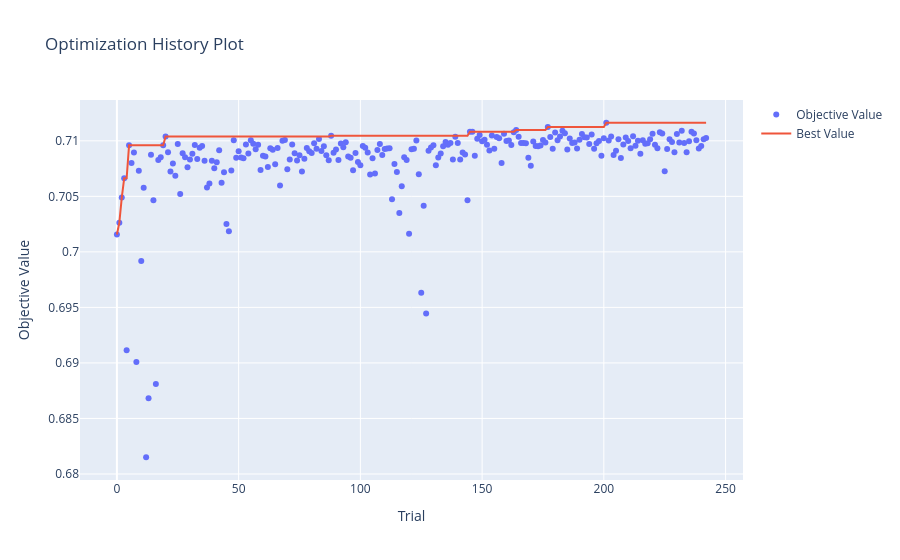
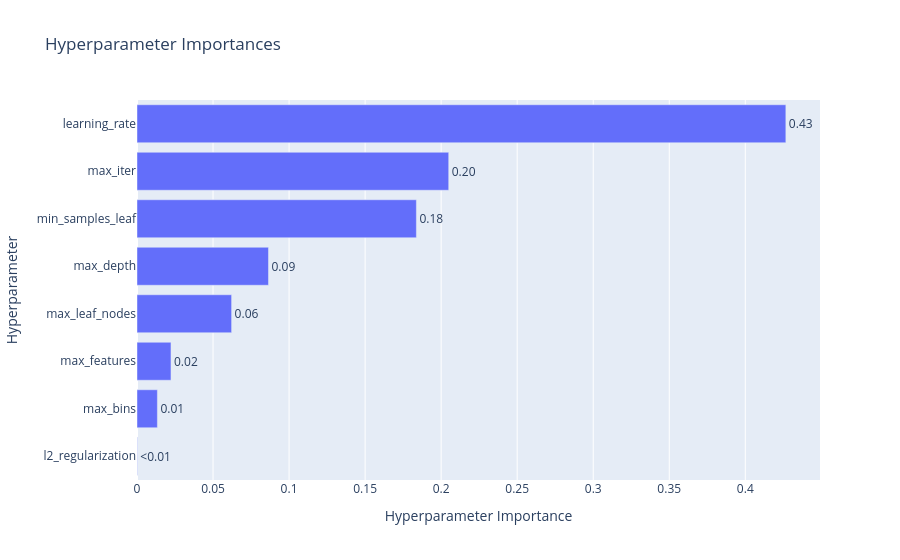

Source (notebook cell) for these figures, in order:
### Markdown cell above
### 100k

### Code cell
import optuna
import numpy as np
import warnings
from sklearn.metrics import roc_auc_score
from sklearn.model_selection import TimeSeriesSplit
from optuna.visualization import (
    plot_optimization_history, 
    plot_param_importances, 
    plot_parallel_coordinate
)
from optuna.samplers import TPESampler
from sklearn.ensemble import HistGradientBoostingClassifier
from sklearn.pipeline import make_pipeline


# Parameter tuning settings

timeout_seconds = 60*60*3
no_improvement_trials = 100

# Split the 100k dataset to evaluate on holdout after tuning

X_tuning = train_100k_X.head(80000)
y_tuning = train_100k_y_cat.head(80000)
X_val_holdout = train_100k_X.tail(20000)
y_val_holdout = train_100k_y_cat.tail(20000)

def objective_histgbm(trial):
    params = {
        "max_iter": trial.suggest_int("max_iter", 100, 1000), # Number of boosting rounds
        "learning_rate": trial.suggest_float("learning_rate", 0.001, 0.2, log=True), # Step size
        "max_depth": trial.suggest_int("max_depth", 2, 20), # Max tree depth
        "min_samples_leaf": trial.suggest_int("min_samples_leaf", 10, 500), # Min samples required in a leaf node
        "max_features": trial.suggest_float("max_features", 0.2, 1.0), # Number of features to consider when looking for the best split
        "max_leaf_nodes": trial.suggest_int("max_leaf_nodes", 5, 512), # Max leaf nodes in the tree
        "l2_regularization": trial.suggest_float("l2_regularization", 1e-5, 100.0, log=True), # L2 regularization term on weights
        "random_state": 42, # For reproducibility
        "verbose": 0, # No verbose output during training
        "max_bins": trial.suggest_int("max_bins", 63, 255), # Maximum number of bins to use for discretizing continuous features
        "class_weight": "balanced", # Adjust weights inversely proportional to class frequencies
    }

    full_pipeline = make_pipeline(
        numeric_preprocessor,
        HistGradientBoostingClassifier(**params)
    )
    
    tscv = TimeSeriesSplit(n_splits=5)
    cv_scores = []
    
    for train_idx, val_idx in tscv.split(X_tuning):
        X_tr, X_val = X_tuning.iloc[train_idx], X_tuning.iloc[val_idx]
        y_tr, y_val = y_tuning.iloc[train_idx], y_tuning.iloc[val_idx]
        
        with warnings.catch_warnings():
            warnings.simplefilter("ignore")
            full_pipeline.fit(X_tr, y_tr)
        
        preds = full_pipeline.predict_proba(X_val)[:, 1]
        cv_scores.append(roc_auc_score(y_val, preds))
        
    return np.mean(cv_scores)

def stop_optuna(study, trial): # Custom callback to stop optimization if no improvement in best AUC for a certain number of trials
    if study.best_trial.number + no_improvement_trials <= trial.number:
        print(f"\n[Early Stop] No improvement in {no_improvement_trials} trials. Stopping optimization.")
        study.stop()

study_histgbm = optuna.create_study(direction="maximize", sampler=TPESampler(seed=42))
study_histgbm.optimize(objective_histgbm, timeout=timeout_seconds, n_jobs=-1, callbacks=[stop_optuna])

print("\n" + "="*40)
print(f"BEST AUC: {study_histgbm.best_value:.4f}")
print("BEST PARAMETERS:")

print("best_params = {")
for k, v in study_histgbm.best_params.items():
    if isinstance(v, str):
        print(f'    "{k}": "{v}",')
    else:
        print(f'    "{k}": {v},')
print("}")

print("\n--- PARAMETER IMPORTANCE ---")
importances = optuna.importance.get_param_importances(study_histgbm)
for param, importance in importances.items():
    print(f"  {param:20}: {importance:.4f}")
print("="*40)


fig1 = plot_optimization_history(study_histgbm)
fig1.show()
    
fig2 = plot_param_importances(study_histgbm)
fig2.show()
    
fig3 = plot_parallel_coordinate(study_histgbm)
fig3.show()
    
fig1.write_html("hyperparameter_tuning/HistGBM/Classification/optuna_histgbm_100k_history.html")
fig2.write_html("hyperparameter_tuning/HistGBM/Classification/optuna_histgbm_100k_importance.html")
fig3.write_html("hyperparameter_tuning/HistGBM/Classification/optuna_histgbm_100k_parallel.html")

### Figure 1 — Plotly figure (JSON) as saved in the notebook; plotly's stock layout.template omitted (floating-point values rounded to 4 significant figures; data arrays with more than 128 entries replaced by an {"elided": "..."} marker saying what was removed)
{"data": [{"mode": "markers", "name": "Objective Value", "type": "scatter", "x": {"elided": "243 int values"}, "y": {"elided": "243 float values"}}, {"mode": "lines", "name": "Best Value", "type": "scatter", "x": {"elided": "243 int values"}, "y": {"elided": "243 float values"}}, {"marker": {"color": "#cccccc"}, "mode": "markers", "name": "Infeasible Trial", "showlegend": false, "type": "scatter", "x": [], "y": []}], "layout": {"title": {"text": "Optimization History Plot"}, "xaxis": {"title": {"text": "Trial"}}, "yaxis": {"title": {"text": "Objective Value"}}}}

### Figure 2 — Plotly figure (JSON) as saved in the notebook; plotly's stock layout.template omitted (floating-point values rounded to 4 significant figures)
{"data": [{"cliponaxis": false, "hovertemplate": ["l2_regularization (FloatDistribution): 0.0002068414997814038<extra></extra>", "max_bins (IntDistribution): 0.013410959050007101<extra></extra>", "max_features (FloatDistribution): 0.022343207403919537<extra></extra>", "max_leaf_nodes (IntDistribution): 0.06221642683796493<extra></extra>", "max_depth (IntDistribution): 0.08645196175918707<extra></extra>", "min_samples_leaf (IntDistribution): 0.18372120506536285<extra></extra>", "max_iter (IntDistribution): 0.2049785445958975<extra></extra>", "learning_rate (FloatDistribution): 0.42667085378787956<extra></extra>"], "name": "Objective Value", "orientation": "h", "text": ["<0.01", "0.01", "0.02", "0.06", "0.09", "0.18", "0.20", "0.43"], "textposition": "outside", "type": "bar", "x": [0.0002068, 0.01341, 0.02234, 0.06222, 0.08645, 0.1837, 0.205, 0.4267], "y": ["l2_regularization", "max_bins", "max_features", "max_leaf_nodes", "max_depth", "min_samples_leaf", "max_iter", "learning_rate"]}], "layout": {"title": {"text": "Hyperparameter Importances"}, "xaxis": {"title": {"text": "Hyperparameter Importance"}}, "yaxis": {"title": {"text": "Hyperparameter"}}}}
